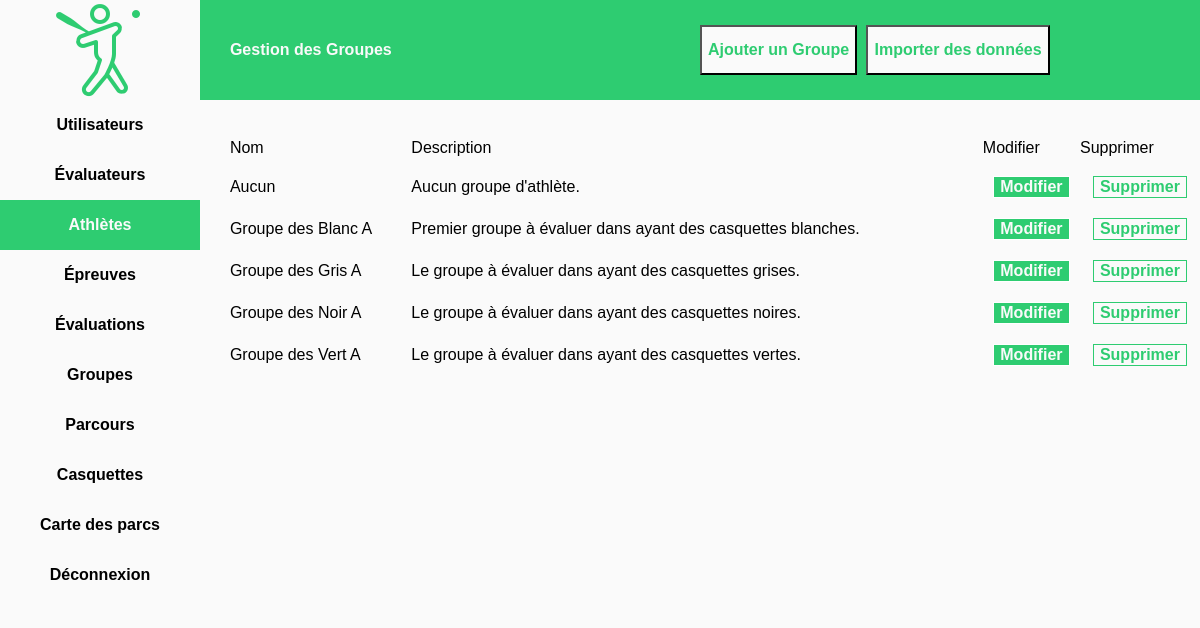
Page /src/php/UIWGroupManager.php (signed in) on the committed database.
### tables this page shows
CREATE TABLE `athlete_group` (
  `id` int(11) NOT NULL,
  `name` varchar(64) DEFAULT NULL,
  `description` text
);

### src/php/Group.class.php (called while the page is built, shortened)
<?php
class Group
{
    private $id;
    private $name;
    private $description;
    public function __construct($id, $name, $description)
    {
        $this->id = $id;
        $this->name = $name;
        $this->description = $description;
    }
    public function getID(): int
    {
        return $this->id;
    }
    public function getName()
    {
        return $this->name;
    }
    public function getDescription(): string
    {
        return $this->description;
    }
}

### src/php/GroupManager.class.php (called while the page is built, shortened)
<?php
include_once "Group.class.php";
class GroupManager
{
    public static function loadGroups()
    {
        $groups = [];
        $conn = SQLConnector::createConn();
        $stat = $conn->prepare("SELECT * FROM athlete_group");
        $stat->execute();
        $result = $stat->get_result();
        while ($row = $result->fetch_array(MYSQLI_NUM)) {
            $g = new Group($row[0], $row[1], $row[2]);
            array_push($groups, $g);
            GroupManager::updateCourses($g);
        }
        return $groups;
    }
    public static function updateCourses($g)
    {
        $id = $g->getID();
        $courses = [];
        $conn = SQLConnector::createConn();
        $stat = $conn->prepare("SELECT course FROM ta_course_group WHERE athlete_group = ?;");
        $stat->bind_param("i", $id);
        $stat->execute();
        $result = $stat->get_result();
    }
}

### src/php/UIWGroupManager.php (the view, shortened to what this page needs)
<?php
include_once "DrillManager.class.php";
include_once "Group.class.php";
include_once "GroupManager.class.php";
function makeCell($text)
{
    return "<td>" . $text . "</td>";
}
function makeButtonModify($id)
{
    return "<button class='buttonGreen marginAuto' value={$id} name='id' onclick='modifyGroup(this.value); showModalWindow();'>Modifier</button>";
}
function makeButtonDelete($id)
{
    return "<button class='buttonWhite marginAuto' value={$id} name='idDeleteGroup' onclick='deleteGroup({$id})'>Supprimer</button>";
}
function writeTable()
{
    echo "<table>";
    echo "<tr>" . makeCell("Nom") . makeCell("Description") . makeCell("Modifier") . makeCell("Supprimer") . "</tr>";
    foreach (GroupManager::loadGroups() as $g)
    {
        echo "<tr>";
        echo makeCell($g->getName()) . makeCell($g->getDescription());
        echo makeCell(makeButtonModify($g->getID()));
        echo makeCell(makeButtonDelete($g->getID()));
        echo "</tr>";
    }
    echo "</table><br>";
}
function makeAddGroupButton()
{
    echo "<button class='buttonAdd' value='1' name='addGroup' onclick='addNewGroup(); showModalWindow();'>Ajouter un Groupe</button>";
}
?>
<html>
<head>
    <link rel="stylesheet" type="text/css" href="./css/stylesheet.css">
</head>
<body>
<div>
    <div class="topMenu col12 colt12 colm12 floatLeft">
        <div class="col2 colt2 colm12 floatLeft"> &nbsp; </div>
        <div class="col10 colt10 colm12 floatLeft">
            <div class="title col6 colt6 colm6 floatLeft">
                <h1 > Gestion des Groupes </h1>
            </div>
            <div class="floatLeft col2 colt2 colm3">
                <?php makeAddGroupButton(); ?>
            </div>
            <div class="floatLeft col4 colt4 colm3">
                <button class="buttonImport">Importer des données</button>
            </div>
        </div>
    </div>
    <div class="col2 colt2 colm12 floatLeft">
    </div>
    <div class="mainContent floatLeft col10 colt10 colm12">
        <?php writeTable(); ?>
    </div>
</div>
</body>
</html>

### src/php/css/stylesheet.css (style rules this page uses)
body { line-height: 1; }
table { border-collapse: collapse; border-spacing: 0; }
* { box-sizing: border-box; }
.floatLeft { float: left; }
.fixed { position: fixed; }
.marginAuto { margin: auto; }
.sideMenu { background-color: #fafafa; }
.topMenu { background-color: #2ECC71; }
.sideMenuButton { height: 50px; text-align: center; line-height: 50px; color: black; text-decoration: none; font-weight: bold; font-family: arial, serif; display: block; background: linear-gradient(to right, #2ECC71 50%, #fafafa 50%); background-size: 200% 100%; background-position:right bottom; transition:all 0.6s ease; }
.activeMenu { background-position:left bottom; color: #fafafa; }
.logo { display: block; margin-left: auto; margin-right: auto; height: 100px; }
.title { color: #fafafa; font-weight: bold; line-height: 100px; padding-left: 30px; }
body { background-color: #fafafa; font-family: arial; }
.mainContent { padding-left: 30px; padding-top: 30px; }
html,body { height:100%; }
.buttonAdd { height: 50px; margin-top: 25px; background-color: #fafafa; color: #2ECC71; font-weight: bold; font-size: 1em; transition: transform .2s; }
.buttonImport { height: 50px; margin-top: 25px; background-color: #fafafa; color: #2ECC71; font-weight: bold; font-size: 1em; }
.buttonGreen { background-color: #2ECC71; font-size: 1em; font-weight: bold; color: #fafafa; border: 1px solid #ffffff; display: block; transition: transform .2s; }
.buttonWhite { background-color: #fafafa; font-size: 1em; font-weight: bold; color: #2ECC71; border: 1px solid #2ECC71; display: block; transition: transform .2s; }
tr { -webkit-transition: background-color 300ms ease-out; -ms-transition: background-color 300ms ease-out; transition: background-color 300ms ease-out; }
td { height: 25px; padding-bottom: 10px; padding-top: 10px; }
table { table-layout: auto; width: 100%; }
.colm3 { width: 25%; }
.colm6 { width: 50%; }
.colm12 { width: 100%; }
@media only screen and (min-width: 768px) { .colt2 { width: 16.66%; } }
@media only screen and (min-width: 768px) { .colt4 { width: 33.33%; } }
@media only screen and (min-width: 768px) { .colt6 { width: 50%; } }
@media only screen and (min-width: 768px) { .colt10 { width: 83.33%; } }
@media only screen and (min-width: 768px) { .colt12 { width: 100%; } }

### rows in the picture
athlete_group: name "Aucun Aucun groupe d'athlète.", $id 0 (drawn)
athlete_group: name "Groupe des Blanc A Premier groupe à évaluer dans ayant des casquettes blanches.", $id 1 (drawn)
athlete_group: name "Groupe des Gris A Le groupe à évaluer dans ayant des casquettes grises.", $id 2 (drawn)
athlete_group: name "Groupe des Noir A Le groupe à évaluer dans ayant des casquettes noires.", $id 3 (drawn)
athlete_group: name "Groupe des Vert A Le groupe à évaluer dans ayant des casquettes vertes.", $id 4 (drawn)

### other values in the picture
$text "Nom Description Modifier Supprimer"
